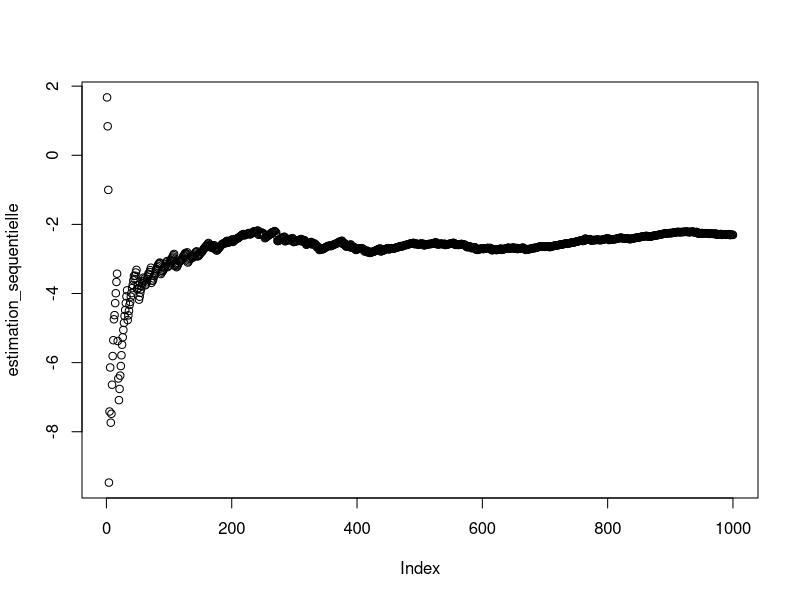
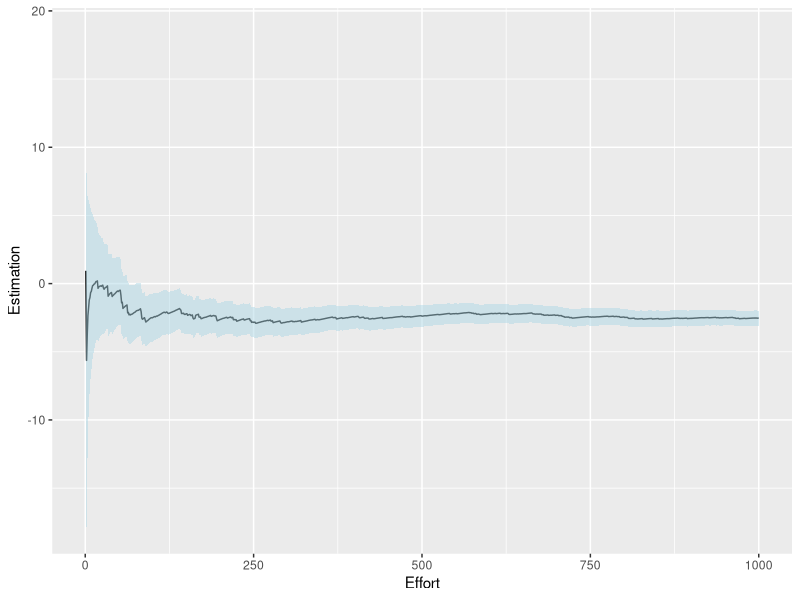
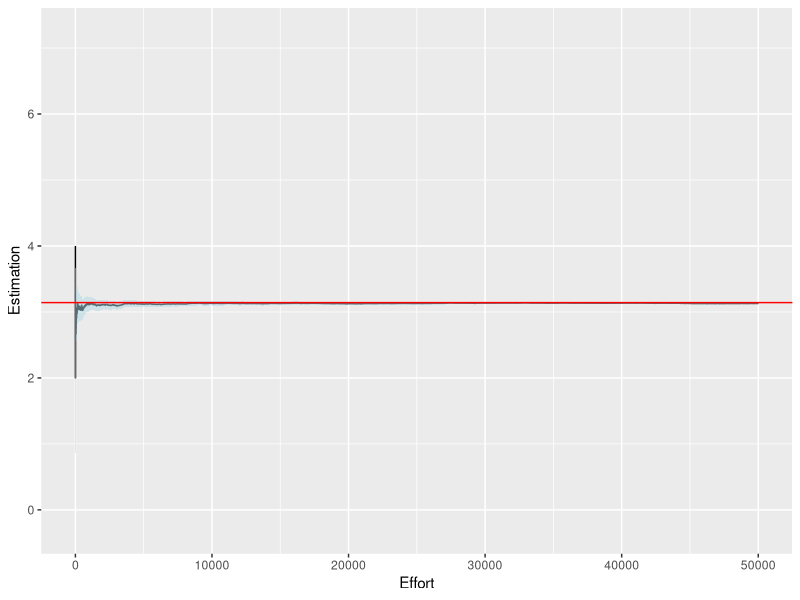

The R script that drew these images, in order:

# Exo 3.2 -----------------------------------------------------------------


## Approche directe --------------------------------------------------------

m <- 1000
echantillons <- rnorm(m, mean = 0, sd = sqrt(2))
F_chapeau <- mean(2 * sqrt(pi) * echantillons^2 * cos(echantillons))
sigma2_F_chapeau <- var(2 * sqrt(pi) * echantillons^2 * cos(echantillons))
IC <- F_chapeau + c(-1, 1) * 1.96 * sqrt(sigma2_F_chapeau / m)

# Réponse à 3.3

phi_echantillons <- 2 * sqrt(pi) * echantillons^2 * cos(echantillons)
estimation_sequentielle <- cumsum(phi_echantillons) / (1:m)
plot(estimation_sequentielle)

# Cette manière de faire est bonne ponctuellement mais il vaut mieux
# coder grâce à des fonctions

## Approche programmation --------------------------------------------------

rm(list = ls()) # On supprime 

# On crée des fonctions

get_phi_F <- function(x){ # Fonction phi speciale pour F
  2 * sqrt(pi) * x^2 * cos(x)
} 

get_samples_F <- function(m){ # Fonction d'échantillonnage pour F
  rnorm(m, 0, sqrt(2))
}

# Fonction pour obtenir estimation Monte Carlo (MC)

get_MC_estimate <- function(m, # Effort Monte Carlo 
                            phi, # Fonction phi 
                            sampling_method){ # Manière d'obtenir échantillons
  samples <- sampling_method(m)
  phi_samples <- phi(samples)
  estimation <- mean(phi_samples)
  sigma2_est <- var(phi_samples)
  IC <- estimation + c(-1, 1) * 1.96 * sqrt(sigma2_est / m)
  # Estimations séquentielles
  sequence_estimates <- cumsum(phi_samples) / (1:m)
  sequence_IC_inf <- sequence_estimates - 1.96 * sqrt(sigma2_est / (1:m))
  sequence_IC_sup <- sequence_estimates + 1.96 * sqrt(sigma2_est / (1:m))
  results_table <- data.frame(Effort = 1:m,
                              Estimation = sequence_estimates,
                              IC_inf = sequence_IC_inf,
                              IC_sup = sequence_IC_sup)
  return(list(Estimation = estimation,
              Sigma2_chapeau = sigma2_est,
              IC = IC,
              Tableau = results_table))
}

resultats_F <- get_MC_estimate(m = 1000, phi = get_phi_F, 
                sampling_method = get_samples_F)

library(ggplot2)
ggplot(resultats_F$Tableau) + 
  aes(x = Effort, y = Estimation) + 
  geom_line() + # On dessine la séquence
  geom_ribbon(aes(ymin = IC_inf, ymax = IC_sup), # Rajout bande de confiance
              fill = "lightblue", alpha = .5) # alpha: transparence


# Exo 3.4 -----------------------------------------------------------------

# On définit les fonctions phi et la manière d'échantillonner
# et on procède avec la fonction de tout à l'heure

get_phi_pi <- function(X){ # X matrice m * 2 avec des échantillons
  a <- X[, 1]
  b <- X[, 2]
  4 * ((a^2 + b^2) <= 1)
}

get_samples_pi <- function(m){
  a <- runif(m, -1, 1) # Abscisse
  b <- runif(m, -1, 1) # Ordonnée
  X <- cbind(a, b) # Renvoie une matrice m * 2
}

# On utilise get-MC-estimate qu'on a défini plus haut

results_pi <- get_MC_estimate(m = 5e4, get_phi_pi, get_samples_pi)

ggplot(results_pi$Tableau) + 
  aes(x = Effort, y = Estimation) + 
  geom_line() + # On dessine la séquence
  geom_ribbon(aes(ymin = IC_inf, ymax = IC_sup), # Rajout bande de confiance
              fill = "lightblue", alpha = .5) +
  geom_hline(yintercept = pi, color = "red")# Ajout vraie valeur


